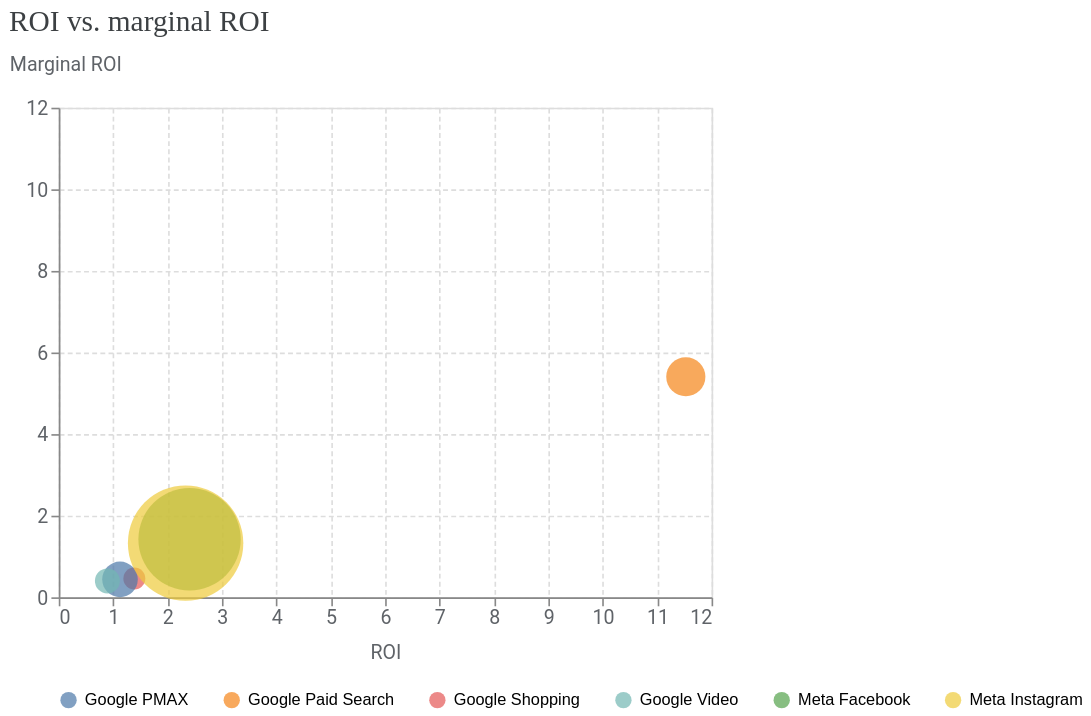

Write notebook code for a chart like this one.
### Code cell
roi_vs_mroi_chart = (
    media_summary_revenue
    .plot_roi_vs_mroi(
        equal_axes=True
    )
)

roi_vs_mroi_chart

### Figure 1 — Vega-Lite specification as saved in the notebook (floating-point values rounded to 4 significant figures)
{"config": {"view": {"continuousWidth": 300, "continuousHeight": 300}, "axis": {"gridDash": [3, 2], "labelColor": "#5F6368", "labelFont": "Roboto", "labelFontSize": 12, "titleColor": "#5F6368", "titleFont": "Roboto", "titleFontSize": 12, "titleFontWeight": "normal", "titlePadding": 10}}, "data": {"name": "data-814a7e64b9660ab613fb25bdf3ffd82a"}, "mark": {"type": "circle", "size": 80, "tooltip": true}, "encoding": {"color": {"field": "channel", "legend": {"columnPadding": 20, "columns": 7, "orient": "bottom", "rowPadding": 10, "title": null}, "type": "nominal"}, "size": {"field": "spend", "legend": null, "scale": {"range": [100, 5000]}, "type": "quantitative"}, "x": {"field": "roi", "scale": {"domain": [0, 11.53], "nice": true}, "title": "ROI", "type": "quantitative"}, "y": {"axis": {"titleAlign": "left", "titleAngle": 0, "titleY": -20}, "field": "mroi", "scale": {"domain": [0, 11.53], "nice": true}, "title": "Marginal ROI", "type": "quantitative"}}, "title": {"text": "ROI vs. marginal ROI", "anchor": "start", "color": "#3C4043", "font": "Google Sans Display", "fontSize": 18, "fontWeight": "normal", "offset": 10}, "width": 400, "$schema": "https://vega.github.io/schema/vega-lite/v6.4.1.json", "datasets": {"data-814a7e64b9660ab613fb25bdf3ffd82a": [{"channel": "Google Paid Search", "roi": 11.53, "mroi": 5.405, "spend": 439700.0}, {"channel": "Google Shopping", "roi": 1.389, "mroi": 0.4623, "spend": 74550.0}, {"channel": "Google PMAX", "roi": 1.126, "mroi": 0.44, "spend": 345900.0}, {"channel": "Google Video", "roi": 0.8944, "mroi": 0.401, "spend": 124200.0}, {"channel": "Meta Facebook", "roi": 2.405, "mroi": 1.424, "spend": 3540000.0}, {"channel": "Meta Instagram", "roi": 2.332, "mroi": 1.328, "spend": 4527000.0}]}}
